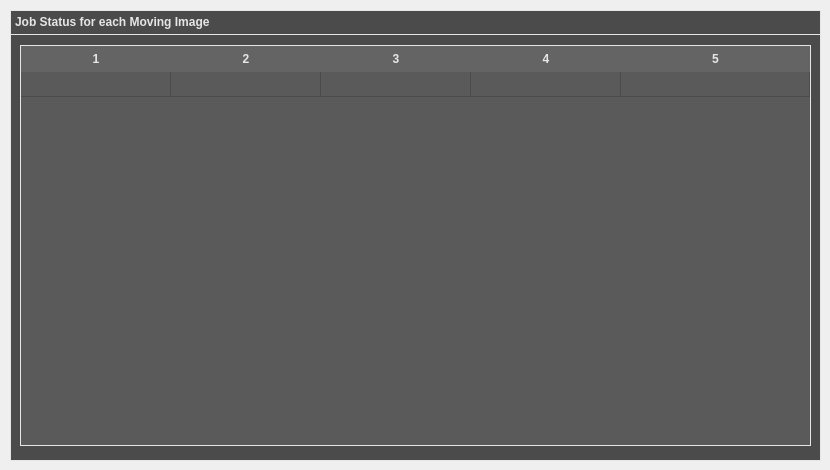
    <widget class="QWidget" name="JobStatusTabName">
     <attribute name="title">
      <string>Job Status</string>
     </attribute>
     <widget class="QFrame" name="JobStatusFrame">
      <property name="geometry">
       <rect>
        <x>10</x>
        <y>10</y>
        <width>811</width>
        <height>451</height>
       </rect>
      </property>
      <property name="styleSheet">
       <string notr="true">QFrame { 
	background-color: #4b4b4b;
	border: 1px solid #e6e6e6; /* Border  */
}</string>
      </property>
      <property name="frameShape">
       <enum>QFrame::StyledPanel</enum>
      </property>
      <property name="frameShadow">
       <enum>QFrame::Raised</enum>
      </property>
      <widget class="QTextEdit" name="JobStatusHeaderText">
       <property name="geometry">
        <rect>
         <x>0</x>
         <y>0</y>
         <width>811</width>
         <height>25</height>
        </rect>
       </property>
       <property name="font">
        <font>
         <pointsize>9</pointsize>
         <weight>75</weight>
         <bold>true</bold>
        </font>
       </property>
       <property name="styleSheet">
        <string notr="true">QTextEdit { 
	background-color: #4b4b4b;
	color: #e6e6e6; /* Text color */
	border: 1px solid #e6e6e6; /* Border  */
    text-align: left;
    font-weight: bold;
}</string>
       </property>
       <property name="verticalScrollBarPolicy">
        <enum>Qt::ScrollBarAlwaysOff</enum>
       </property>
       <property name="horizontalScrollBarPolicy">
        <enum>Qt::ScrollBarAlwaysOff</enum>
       </property>
       <property name="readOnly">
        <bool>true</bool>
       </property>
       <property name="html">
        <string>&lt;!DOCTYPE HTML PUBLIC &quot;-//W3C//DTD HTML 4.0//EN&quot; &quot;http://www.w3.org/TR/REC-html40/strict.dtd&quot;&gt;
&lt;html&gt;&lt;head&gt;&lt;meta name=&quot;qrichtext&quot; content=&quot;1&quot; /&gt;&lt;style type=&quot;text/css&quot;&gt;
p, li { white-space: pre-wrap; }
&lt;/style&gt;&lt;/head&gt;&lt;body style=&quot; font-family:'MS Shell Dlg 2'; font-size:9pt; font-weight:600; font-style:normal;&quot;&gt;
&lt;p style=&quot; margin-top:0px; margin-bottom:0px; margin-left:0px; margin-right:0px; -qt-block-indent:0; text-indent:0px;&quot;&gt;Job Status for each Moving Image&lt;/p&gt;&lt;/body&gt;&lt;/html&gt;</string>
       </property>
      </widget>
      <widget class="QTableWidget" name="JobStatusTableWidget">
       <property name="geometry">
        <rect>
         <x>10</x>
         <y>35</y>
         <width>791</width>
         <height>401</height>
        </rect>
       </property>
       <property name="font">
        <font>
         <weight>75</weight>
         <bold>true</bold>
        </font>
       </property>
       <property name="styleSheet">
        <string notr="true">QTableView {
    background-color: #5a5a5a;
    color: #e6e6e6; 
    font-weight: bold;
    border: 1px solid #e6e6e6; /* Border  */
    border-radius: 0px; /* Optional: Rounded corners */
}

QHeaderView::section {
    border: 0px solid #e6e6e6; /* Border  */
    gridline-color: #e6e6e6; /* Set the color of the gridlines */
    background-color: #646464;
    color: #e6e6e6; 
    font-weight: bold;
    padding: 4px;
}

QHeaderView {
	border: 0px solid #e6e6e6; /* Border  */
    background-color: #646464; /* Background for the entire header area */
}

QTableCornerButton::section {
    background-color: #646464; /* Match the header background */
}

QTableWidget::item {
    border: 0px solid #e6e6e6; /* Border  */
    gridline-color: #e6e6e6; /* Set the color of the gridlines */
}

QTableView::viewport {
    background-color: #646464; /* Background beneath the last row */
}

QTableWidget::item:selected {
    background-color: #666f75; /* background for selected cells */
   color: #e6e6e6; /* Text color for selected cells */
}

QTableWidget::item:selected:!active {
    background-color: #5a5a5a; /* background when table loses focus */
    color: #e6e6e6; /* Text color */
}

QTableWidget QLineEdit {
    background-color: #666f75; /* Background when editing (light orange) */
    color: #e6e6e6; /* Text color while editing */
    border: 1px solid #e6e6e6; /* Border for the editor */
}</string>
       </property>
       <property name="editTriggers">
        <set>QAbstractItemView::NoEditTriggers</set>
       </property>
       <property name="rowCount">
        <number>1</number>
       </property>
       <property name="columnCount">
        <number>5</number>
       </property>
       <attribute name="horizontalHeaderMinimumSectionSize">
        <number>75</number>
       </attribute>
       <attribute name="horizontalHeaderDefaultSectionSize">
        <number>150</number>
       </attribute>
       <attribute name="horizontalHeaderStretchLastSection">
        <bool>true</bool>
       </attribute>
       <attribute name="verticalHeaderVisible">
        <bool>false</bool>
       </attribute>
       <attribute name="verticalHeaderMinimumSectionSize">
        <number>25</number>
       </attribute>
       <attribute name="verticalHeaderDefaultSectionSize">
        <number>25</number>
       </attribute>
       <row/>
       <column/>
       <column/>
       <column/>
       <column/>
       <column/>
      </widget>
     </widget>
    </widget>
